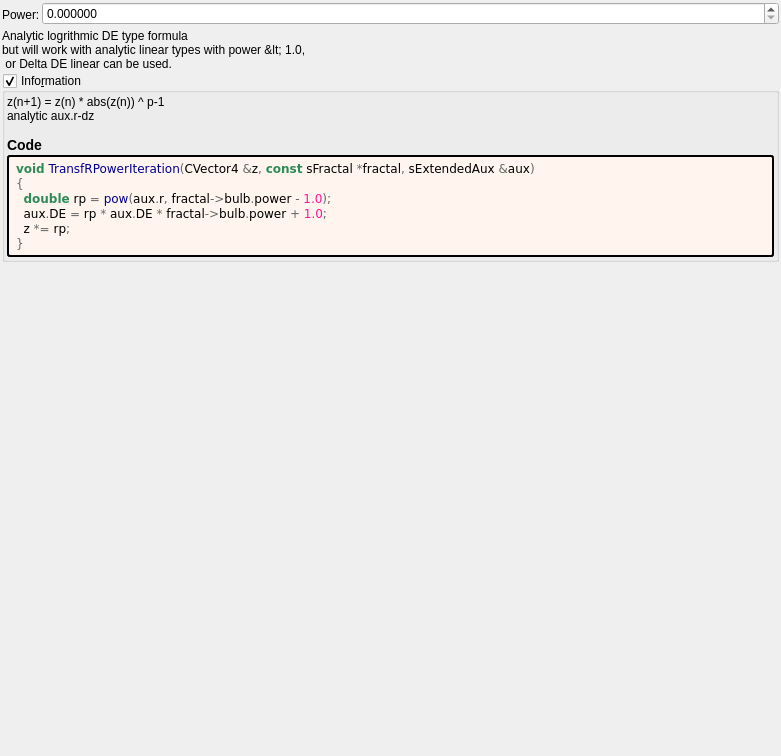
<?xml version="1.0" encoding="UTF-8"?>
<ui version="4.0">
 <class>transf_r_power</class>
 <widget class="QWidget" name="Form">
  <property name="geometry">
   <rect>
    <x>0</x>
    <y>0</y>
    <width>781</width>
    <height>756</height>
   </rect>
  </property>
  <property name="windowTitle">
   <string notr="true">transf_r_power</string>
  </property>
  <layout class="QVBoxLayout" name="verticalLayout">
   <property name="spacing">
    <number>2</number>
   </property>
   <property name="leftMargin">
    <number>2</number>
   </property>
   <property name="topMargin">
    <number>2</number>
   </property>
   <property name="rightMargin">
    <number>2</number>
   </property>
   <property name="bottomMargin">
    <number>2</number>
   </property>
   <item>
    <layout class="QGridLayout" name="gridLayout" columnstretch="0,1">
     <property name="spacing">
      <number>2</number>
     </property>
     <item row="0" column="0" rowspan="2">
      <widget class="QLabel" name="label_108">
       <property name="text">
        <string>Power:</string>
       </property>
      </widget>
     </item>
     <item row="0" column="1">
      <widget class="MyDoubleSpinBox" name="spinbox_power">
       <property name="sizePolicy">
        <sizepolicy hsizetype="Minimum" vsizetype="Maximum">
         <horstretch>0</horstretch>
         <verstretch>0</verstretch>
        </sizepolicy>
       </property>
       <property name="prefix">
        <string/>
       </property>
       <property name="suffix">
        <string/>
       </property>
       <property name="decimals">
        <number>6</number>
       </property>
       <property name="minimum">
        <double>0.000000000000000</double>
       </property>
       <property name="maximum">
        <double>99.989999999999995</double>
       </property>
       <property name="singleStep">
        <double>0.100000000000000</double>
       </property>
      </widget>
     </item>
    </layout>
   </item>
   <item>
    <widget class="QLabel" name="label_109">
     <property name="text">
      <string>Analytic logrithmic DE type formula 
but will work with analytic linear types with power &lt; 1.0,
 or Delta DE linear can be used.</string>
     </property>
    </widget>
   </item>
   <item>
    <widget class="MyGroupBox" name="groupCheck_info">
     <property name="title">
      <string>Info&amp;rmation</string>
     </property>
     <property name="flat">
      <bool>false</bool>
     </property>
     <property name="checkable">
      <bool>true</bool>
     </property>
     <layout class="QVBoxLayout" name="verticalLayout_2">
      <property name="spacing">
       <number>2</number>
      </property>
      <property name="leftMargin">
       <number>2</number>
      </property>
      <property name="topMargin">
       <number>2</number>
      </property>
      <property name="rightMargin">
       <number>2</number>
      </property>
      <property name="bottomMargin">
       <number>2</number>
      </property>
      <item>
       <widget class="QLabel" name="label_information_general">
        <property name="text">
         <string notr="true">&lt;p&gt;z(n+1) = z(n) * abs(z(n)) ^ p-1&lt;br&gt;analytic aux.r-dz&lt;/p&gt;&lt;table&gt;
&lt;/table&gt;
&lt;h3&gt;Code&lt;/h3&gt;</string>
        </property>
        <property name="wordWrap">
         <bool>true</bool>
        </property>
        <property name="openExternalLinks">
         <bool>true</bool>
        </property>
        <property name="textInteractionFlags">
         <set>Qt::LinksAccessibleByMouse|Qt::TextSelectableByMouse</set>
        </property>
       </widget>
      </item>
      <item>
       <widget class="QLabel" name="label_code_content">
        <property name="styleSheet">
         <string notr="true">border-style: outset; border-width: 2px; border-radius: 3px; border-color: black; background-color: #fff5ee; padding: 4px;</string>
        </property>
        <property name="text">
         <string notr="true">&lt;body style=&quot;background-color:#fff5ee&quot;&gt;
&lt;pre style=&quot;color:#000000; background-color:#fff5ee;  font-family:&#039;Courier New&#039;,monospace;white-space: pre-wrap;&quot;&gt;&lt;span style=&quot;color:#2e8b57; font-weight:bold&quot;&gt;void&lt;/span&gt; &lt;span style=&quot;color:#00008f&quot;&gt;TransfRPowerIteration&lt;/span&gt;&lt;span style=&quot;color:#676767&quot;&gt;(&lt;/span&gt;CVector4 &lt;span style=&quot;color:#676767&quot;&gt;&amp;amp;&lt;/span&gt;z&lt;span style=&quot;color:#676767&quot;&gt;,&lt;/span&gt; &lt;span style=&quot;color:#2e8b57; font-weight:bold&quot;&gt;const&lt;/span&gt; sFractal &lt;span style=&quot;color:#676767&quot;&gt;*&lt;/span&gt;fractal&lt;span style=&quot;color:#676767&quot;&gt;,&lt;/span&gt; sExtendedAux &lt;span style=&quot;color:#676767&quot;&gt;&amp;amp;&lt;/span&gt;aux&lt;span style=&quot;color:#676767&quot;&gt;)&lt;/span&gt;
&lt;span style=&quot;color:#676767&quot;&gt;{&lt;/span&gt;
  &lt;span style=&quot;color:#2e8b57; font-weight:bold&quot;&gt;double&lt;/span&gt; rp &lt;span style=&quot;color:#676767&quot;&gt;=&lt;/span&gt; &lt;span style=&quot;color:#00008f&quot;&gt;pow&lt;/span&gt;&lt;span style=&quot;color:#676767&quot;&gt;(&lt;/span&gt;aux&lt;span style=&quot;color:#676767&quot;&gt;.&lt;/span&gt;r&lt;span style=&quot;color:#676767&quot;&gt;,&lt;/span&gt; fractal&lt;span style=&quot;color:#676767&quot;&gt;-&amp;gt;&lt;/span&gt;bulb&lt;span style=&quot;color:#676767&quot;&gt;.&lt;/span&gt;power &lt;span style=&quot;color:#676767&quot;&gt;-&lt;/span&gt; &lt;span style=&quot;color:#ff1493&quot;&gt;1.0&lt;/span&gt;&lt;span style=&quot;color:#676767&quot;&gt;);&lt;/span&gt;
  aux&lt;span style=&quot;color:#676767&quot;&gt;.&lt;/span&gt;DE &lt;span style=&quot;color:#676767&quot;&gt;=&lt;/span&gt; rp &lt;span style=&quot;color:#676767&quot;&gt;*&lt;/span&gt; aux&lt;span style=&quot;color:#676767&quot;&gt;.&lt;/span&gt;DE &lt;span style=&quot;color:#676767&quot;&gt;*&lt;/span&gt; fractal&lt;span style=&quot;color:#676767&quot;&gt;-&amp;gt;&lt;/span&gt;bulb&lt;span style=&quot;color:#676767&quot;&gt;.&lt;/span&gt;power &lt;span style=&quot;color:#676767&quot;&gt;+&lt;/span&gt; &lt;span style=&quot;color:#ff1493&quot;&gt;1.0&lt;/span&gt;&lt;span style=&quot;color:#676767&quot;&gt;;&lt;/span&gt;
  z &lt;span style=&quot;color:#676767&quot;&gt;*=&lt;/span&gt; rp&lt;span style=&quot;color:#676767&quot;&gt;;&lt;/span&gt;
&lt;span style=&quot;color:#676767&quot;&gt;}&lt;/span&gt;
&lt;/pre&gt;
&lt;/body&gt;</string>
        </property>
        <property name="wordWrap">
         <bool>true</bool>
        </property>
        <property name="openExternalLinks">
         <bool>true</bool>
        </property>
        <property name="textInteractionFlags">
         <set>Qt::LinksAccessibleByMouse|Qt::TextSelectableByMouse</set>
        </property>
       </widget>
      </item>
     </layout>
    </widget>
   </item>
   <item>
    <spacer name="verticalSpacer">
     <property name="orientation">
      <enum>Qt::Vertical</enum>
     </property>
     <property name="sizeHint" stdset="0">
      <size>
       <width>20</width>
       <height>40</height>
      </size>
     </property>
    </spacer>
   </item>
  </layout>
 </widget>
 <customwidgets>
  <customwidget>
   <class>MyDoubleSpinBox</class>
   <extends>QDoubleSpinBox</extends>
   <header>my_double_spin_box.h</header>
  </customwidget>
  <customwidget>
   <class>MyGroupBox</class>
   <extends>QGroupBox</extends>
   <header>my_group_box.h</header>
   <container>1</container>
  </customwidget>
 </customwidgets>
 <tabstops>
  <tabstop>spinbox_power</tabstop>
  <tabstop>groupCheck_info</tabstop>
 </tabstops>
 <resources/>
 <connections/>
</ui>
